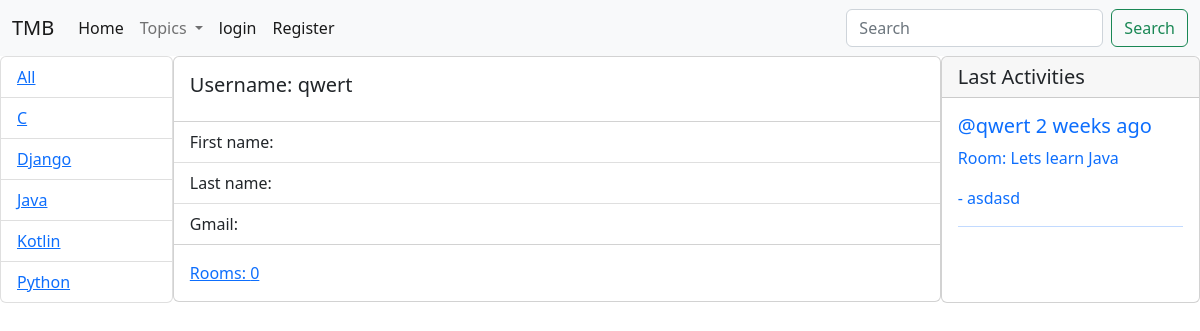
The page /user/7/ on the database its author committed.
### app/models.py (models this page shows, shortened)
class Topic(models.Model):
    name = models.CharField(max_length=200, verbose_name='Topic name')
    class Meta:
        ordering = ['name']

class Message(models.Model):
    user = models.ForeignKey(User, on_delete=models.CASCADE)
    room = models.ForeignKey(Room, on_delete=models.CASCADE)
    body = models.TextField()
    photo = models.ImageField(upload_to='photos/%Y/%m/%d/', blank=True)
    updated = models.DateTimeField(auto_now=True)
    created = models.DateTimeField(auto_now_add=True)
    class Meta:
        ordering = ['created']

class Room(models.Model):
    host = models.ForeignKey(User, on_delete=models.SET_NULL, null=True)
    topic = models.ForeignKey(Topic, on_delete=models.SET_NULL, null=True)
    name = models.CharField(max_length=200, verbose_name='Room name')
    content = models.TextField(null=True, blank=True)
    participants = models.ManyToManyField(
        User, related_name= 'participants', blank=True)
    updated = models.DateTimeField(auto_now=True)
    created = models.DateTimeField(auto_now_add=True)
    private = models.BooleanField(default=False)
    password = models.CharField(max_length=25, blank=True, null=True)
    def __str__(self):
        return self.name
    class Meta:
        ordering = ['-updated', '-created']
        verbose_name = 'Room'
        verbose_name_plural = 'Rooms'

### app/views.py (the view)
# urls.py: path('user/<str:pk>/', getUser, name='user'),
def getUser(request, pk):
    user = User.objects.get(id=pk)
    rooms = user.room_set.all()
    cnt = rooms.count()
    room = Room.objects.filter(host__id =pk)
    last_messages = Message.objects.filter(user__id=pk).order_by('-created')[:5]
    topics = Topic.objects.all()
    context = {'user': user, 'rooms': rooms, 'activities': last_messages, 'cnt': cnt, 'topics': topics, 'room': room}
    return render(request, 'app/profile.html', context)

### app/templatetags/app_tags.py (called while the page is built)
@register.simple_tag(name='topics')
def get_topic():
    return Topic.objects.all()

### app/templates/app/profile.html (shortened to what this page needs)
{% extends 'base.html' %}
{% block content %}
<div class="prof-container">
{% include 'app/side.html' %}
        <div>
<div class="card" style="width: 48rem;">
  <div class="card-body">
    <h5 class="card-title">Username: {{ user.username }} </h5>
  </div>
  <ul class="list-group list-group-flush">
    <li class="list-group-item">First name: {{ user.first_name }} </li>
    <li class="list-group-item">Last name: {{ user.last_name }}</li>
    <li class="list-group-item">Gmail: {{ user.email }}</li>
  </ul>
  <div class="card-body">
    <a href="#" class="card-link">Rooms: {{cnt }}</a>
  </div>
</div>
        </div>
        {% include 'app/recent_activities.html' %}
</div>
{% endblock %}

### app/templates/app/side.html (shortened to what this page needs)
    <div>
<ul class="list-group">
<li class="list-group-item d-flex justify-content-between align-items-center">
  <a href="{% url 'main' %}">All</a>
  </li>
    {% for topic in topics %}
  <li class="list-group-item d-flex justify-content-between align-items-center">
  <a href="{% url 'main' %}?q={{topic.name}}">  {{topic.name}}</a>
  </li>
      {% endfor %}
</ul>
    </div>

### app/templates/app/recent_activities.html
    <div class="card ">
    <h5 class="card-header">Last Activities</h5>
        <div class="card-body">
            {% for activity in activities %}
            <a href="{% url 'room' activity.room.pk %}" style="text-decoration: none">
                <h5 class="card-title">@{{ activity.user }}  {{ activity.created|timesince }} ago</h5>
                <p class="card-text">Room: {{ activity.room}}</p>
                <p class="card-text">- {{ activity.body|truncatewords:7 }}</p>
                <hr>
            </a>
            {% endfor %}
        </div>

### app/templates/app/profile.html (style rules this page uses)
.prof-container { display: grid; grid-template-columns:2fr 3fr 3fr; }

### rows shown on the page
Topic: name "C"
Topic: name "Django"
Topic: name "Java"
Topic: name "Kotlin"
Topic: name "Python"
Message: user "qwert", created "2 weeks", room "Lets learn Java", body "asdasd"

### other values the page prints
{{ user.username }} "qwert"
{{ cnt }} "0"
